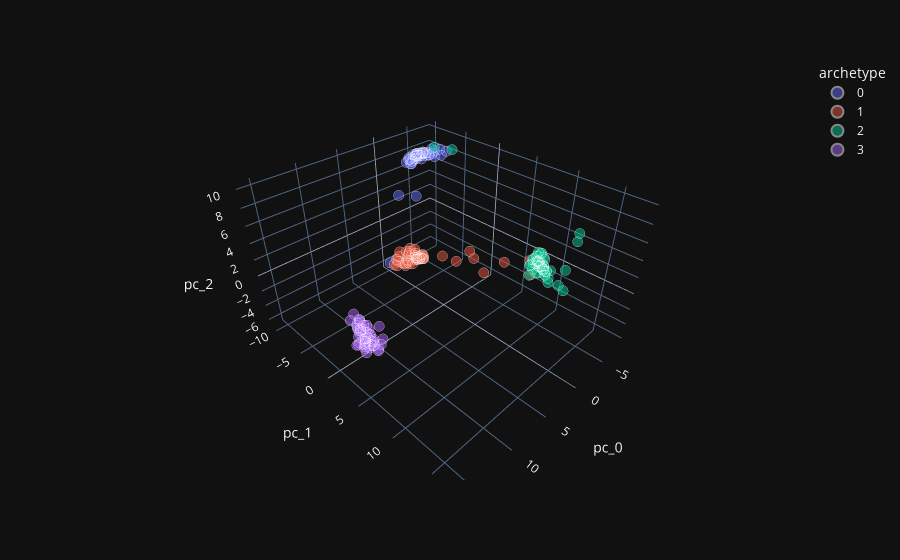

Here is the notebook cell this chart was saved with:
### Markdown cell above
# 3D Plots

### Code cell
bootstrap_df = bootstrap_PCHA(X, n_bootstrap=50, k=n_archetypes, seed=42)
plot_3D_bootstrap(bootstrap_df, color_var="archetype", jitter=0)
